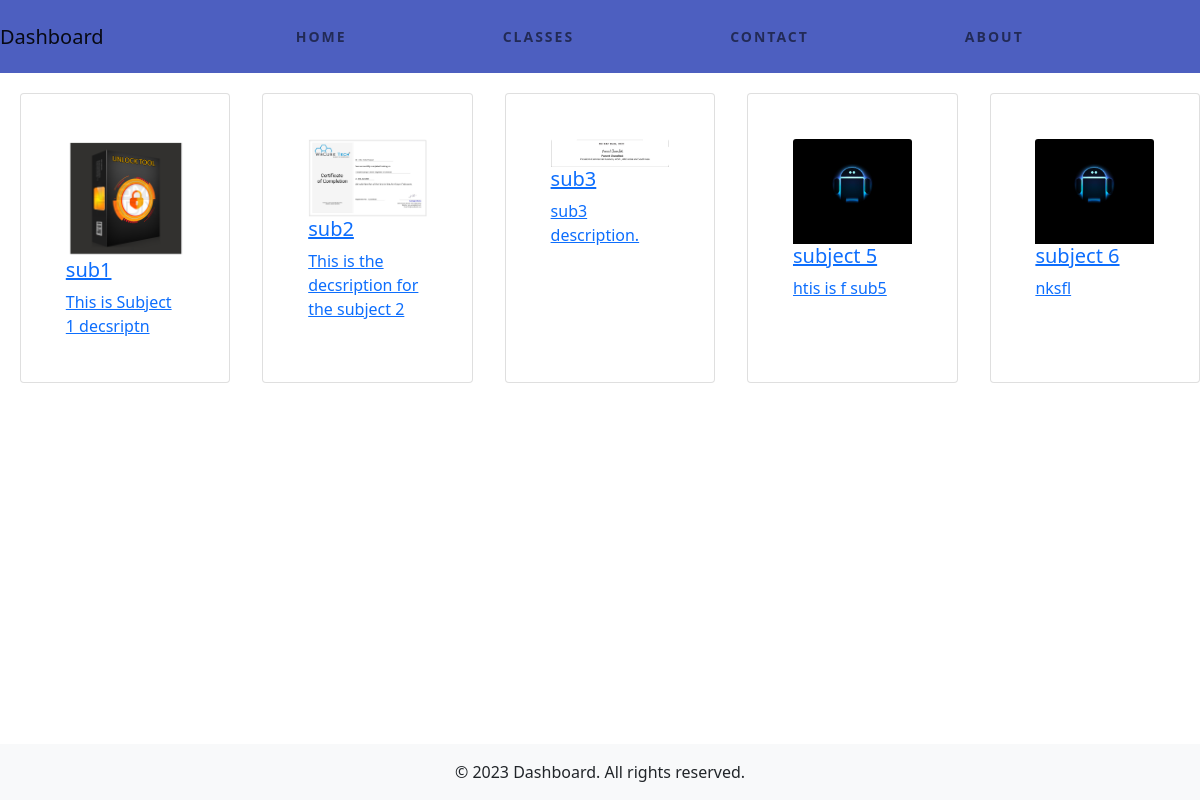
/eclass_list/GsmDashboard/, run on the app's committed database.
### Subjects/models.py (models this page shows, shortened)
class Subjects(models.Model):
    subject_name = models.CharField(max_length=100)
    subject_description = models.TextField()
    Subject_image = models.ImageField(upload_to='uploads/subject_images/')
    eclass = models.ForeignKey(Eclass, on_delete=models.CASCADE,null=True,blank=True)

### gsmdashboard/views.py (the view)
# urls.py: path('eclass_list/<str:class_name>/',views.subject, name='eclass_list'),
def subject(request, class_name):
    eclass = get_object_or_404(Eclass, name=class_name)
    subjects = Subjects.objects.filter(eclass=eclass)
    if subjects:
        context = {'eclass': eclass, 'subjects': subjects}
        return render(request, 'pages/subjects.html', context)
    else:
        context = {'eclass': eclass}
        return render(request, 'pages/no_subjects.html', context)

### templates/pages/subjects.html (shortened to what this page needs)
{% include 'pages/header.html' %}
<section>
  <div class="card-container">
    {% for i in subjects %}
    <div class="card mb-3">
      <a href="http://127.0.0.1:8000/subject/{{ forloop.counter }}">
        <div class="card-body">
          <img src="/media/{{i.Subject_image}}" class="card-img-top" alt="course1">
          <h5 class="card-title">{{ i.subject_name }}</h5>
          <p class="card-text">{{ i.subject_description }}</p>
        </div>
      </a>
    </div>
    {% endfor %}
  </div>
</section>
{% include 'pages/footer.html' %}

### static/css/main.css (style rules this page uses)
html, body { background-repeat: no-repeat; background-size: cover; height: 100%; padding-bottom: 50rem; }
body { display: flex; flex-direction: column; }
.card-container { margin-bottom: 50px; margin: 10px; display: grid; grid-template-columns: repeat(auto-fit, minmax(200px, 1fr)); gap: 2rem; justify-content: center; }
.card { width: 100%; max-width: 400px; margin: 10px; display: flex; flex-direction: column; align-items: center; border-radius: 20px; background: #f5f5f5; position: relative; padding: 1.8rem; border: 2px solid #c3c6ce; transition: 0.5s ease-out; overflow: visible; }

### data on the page
Subjects: Subject_image (picture), subject_name "sub1", subject_description "This is Subject 1 decsriptn"
Subjects: Subject_image (picture), subject_name "sub2", subject_description "This is the decsription for the subject 2"
Subjects: Subject_image (picture), subject_name "sub3", subject_description "sub3 description."
Subjects: Subject_image (picture), subject_name "subject 5", subject_description "htis is f sub5"
Subjects: Subject_image (picture), subject_name "subject 6", subject_description "nksfl"
